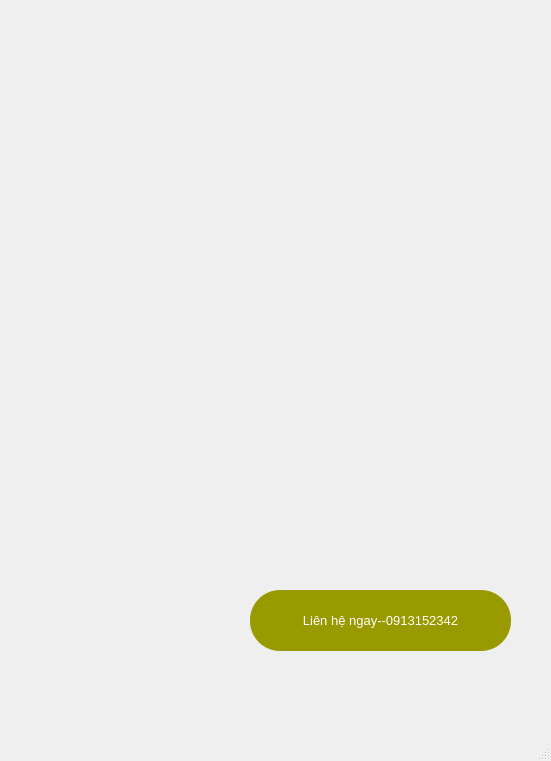
<?xml version="1.0" encoding="UTF-8"?>
<ui version="4.0">
 <class>MainWindow</class>
 <widget class="QMainWindow" name="MainWindow">
  <property name="geometry">
   <rect>
    <x>0</x>
    <y>0</y>
    <width>551</width>
    <height>761</height>
   </rect>
  </property>
  <property name="windowTitle">
   <string>MainWindow</string>
  </property>
  <widget class="QWidget" name="centralwidget">
   <widget class="QLabel" name="label">
    <property name="geometry">
     <rect>
      <x>0</x>
      <y>0</y>
      <width>551</width>
      <height>701</height>
     </rect>
    </property>
    <property name="text">
     <string/>
    </property>
    <property name="pixmap">
     <pixmap>../../../../Downloads/Green Water color Page Border A3 Poster (27).png</pixmap>
    </property>
    <property name="scaledContents">
     <bool>true</bool>
    </property>
   </widget>
   <widget class="QPushButton" name="btnComeback">
    <property name="geometry">
     <rect>
      <x>250</x>
      <y>590</y>
      <width>261</width>
      <height>61</height>
     </rect>
    </property>
    <property name="font">
     <font>
      <pointsize>10</pointsize>
     </font>
    </property>
    <property name="styleSheet">
     <string notr="true">background-color:#999900;
color:white;
border-radius:30</string>
    </property>
    <property name="text">
     <string>Liên hệ ngay--0913152342</string>
    </property>
   </widget>
  </widget>
  <widget class="QMenuBar" name="menubar">
   <property name="geometry">
    <rect>
     <x>0</x>
     <y>0</y>
     <width>551</width>
     <height>26</height>
    </rect>
   </property>
  </widget>
  <widget class="QStatusBar" name="statusbar"/>
 </widget>
 <resources/>
 <connections/>
</ui>
